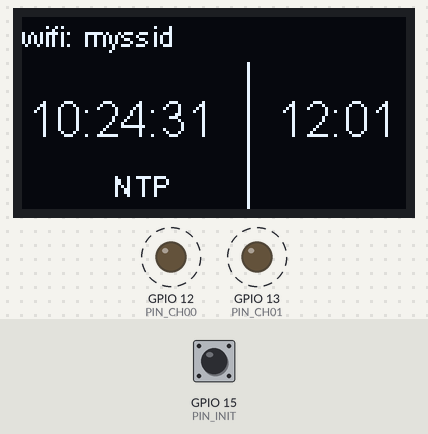
This sketch was run on a simulated ESP32. Parts: 128×64 one-colour display, output pins drawn as LEDs (lit = HIGH). Dashed ring = blinking. The inputs (shaded band) are chosen by the test bench; at power-on: GPIO 15 (PIN_INIT) HIGH. WiFi joins after 1.5 s; servers stay silent unless stated; the local clock reads 2024-03-15 10:24:30 at power-on unless the sketch sets it; random numbers use the default seed unless the sketch sets one; EEPROM starts erased.

Above: at 1.8 s.
At 14.2 s:
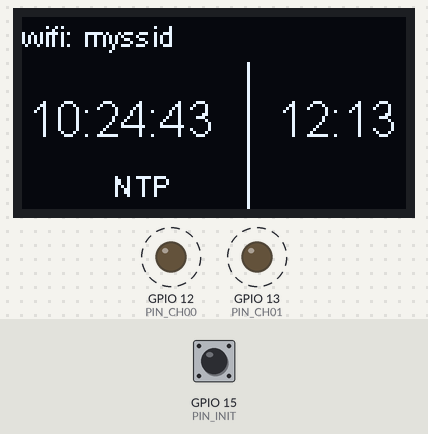
At 27.57 s:
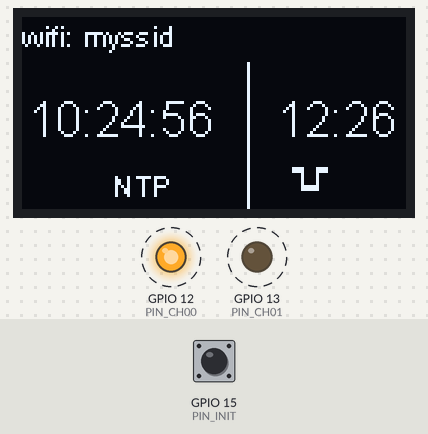
At 38.97 s:
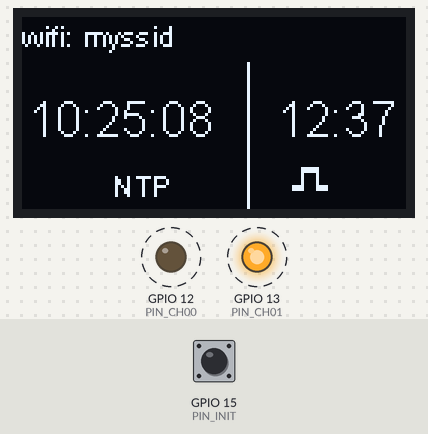
Timing chart, 0 to 40.0 s (numbered marks = the images above):
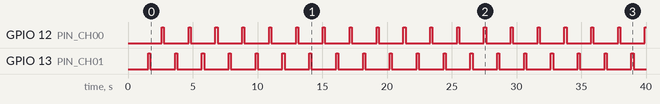

Measured:
- by itself, GPIO 12 (PIN_CH00), GPIO 13 (PIN_CH01): alternates HIGH for 0.16 s and LOW for 1.9 s
- what the display in image 0 shows lasts 0.9 s, from 1.7 s to 2.6 s

The sketch:

clock-controller.ino
```cpp
// (licence header left out)
#include <Preferences.h>
#include <WiFi.h>
#include <WiFiUdp.h>
#include <Timezone.h>    // https://github.com/JChristensen/Timezone
#include <TimeLib.h>     // https://playground.arduino.cc/Code/Time
#include "SSD1306Wire.h" // SSD1306 OLED: https://github.com/ThingPulse/esp8266-oled-ssd1306
#include "images.h"      // Include custom images

// WIFI configuration
#define WIFI_SSID "myssid"
#define WIFI_KEY  "mypass"

// NTP server name or IP, sync interval in seconds
static const char ntpServerName[] = "cz.pool.ntp.org";
#define NTP_SYNC_INTERVAL 300

// Screensaver to save OLED
#define SCREENSAVER_TIMER 600

// Time Zone (DST) settings, change to your country
TimeChangeRule CEST = { "CEST", Last, Sun, Mar, 2, 120 }; // Central European Summer Time
TimeChangeRule CET =  { "CET ", Last, Sun, Oct, 3, 60  }; // Central European Standard Time
Timezone ClockTZ(CEST, CET);

// motor controller CH0 pins
#define PIN_CH00 12
#define PIN_CH01 13
// button, using toch mode
#define PIN_INIT 15
#define TOUCH_THRESHOLD 5

// display configuration
#define DISP_I2C 0x3c
#define DISP_SDA 5
#define DISP_SCL 4

unsigned int localPort = 8888;
WiFiUDP udp;
static const char hname[] = "esp-clock-controller";

/*
    Slave clock configuration

    I been not able to find specification for this clock, so experimentally
    If impulse is > 200ms clock sometime fails to move the arrow on next switch

    IMPULSE_WAIT is used in the INIT mode and if slave catching up master
*/
#define IMPULSE_ON 150
#define IMPULSE_WAIT 850

// Initialize the OLED display using Wire library
SSD1306Wire display(DISP_I2C, DISP_SDA, DISP_SCL);

short state = 0;
int8_t show_impulse = 0;
time_t last_ntp_sync = 0;
time_t oled_activate = 0;
time_t last_t = 0;

char console_text[256];
Preferences preferences;

void setup() {
  /* Read slave clock state from the EEPROM using Preferences lib.
     We have 12 * 60 (720) possible values
     in the clock and also we need to keep last used polarity as a sign
     This mean that valid values are from -721 to +721 excluding 0
  */
  preferences.begin("clock", false);
  state = preferences.getShort("state", -1);
  log_i("Booting... Initial state is: %d", state);
  if (state < -721 || state > 721 || state == 0) {
    state = 1; // init clock on 12:00
    preferences.putShort("state", state);
  }

  pinMode(PIN_CH00, OUTPUT); // init GPIO to control clock motor
  pinMode(PIN_CH01, OUTPUT);

  display.init();
  display.flipScreenVertically();

  int initState = touchRead(PIN_INIT);


  // if init mode is on - state is set to 12:00 and pin must be unplugged when
  // slave is displaying this value
  if (initState <= TOUCH_THRESHOLD) {
    log_i("Clock init mode started");
    display.clear();
    display.setFont(ArialMT_Plain_16);
    display.drawStringMaxWidth(0, 0, 128,
                               "Init mode");
    display.setFont(ArialMT_Plain_10);

    display.drawStringMaxWidth(0, 18, 128,
                               "Set clock to 12:00 and unplug when ready");
    display.display();
    state = 1;
    while (initState > TOUCH_THRESHOLD) {
      if (state > 0) { // move clock arrow once a second, save last polarity
        state = 1;
        digitalWrite(PIN_CH00, HIGH);
        digitalWrite(PIN_CH01, LOW);
      } else {
        state = -1;
        digitalWrite(PIN_CH00, LOW);
        digitalWrite(PIN_CH01, HIGH);
      }
      // invert polarity on next run
      state = state * -1;
      delay(IMPULSE_ON);
      digitalWrite(PIN_CH00, LOW);
      digitalWrite(PIN_CH01, LOW);
      delay(IMPULSE_WAIT);
      preferences.putShort("state", state);
      initState = touchRead(PIN_INIT);
    }
    display.clear();
  }
  // workaround for the ESP32 SDK bug, see
  // https://github.com/espressif/arduino-esp32/issues/2537#issuecomment-508558849
  WiFi.config(INADDR_NONE, INADDR_NONE, INADDR_NONE);
  // set hostname
  WiFi.setHostname(hname);
  WiFi.onEvent(onWiFiEvent);
  WiFi.setAutoReconnect(true);
  WiFi.setSleep(false);
  // connect to wifi
  sprintf(console_text, "Connecting to wifi (%s)", WIFI_SSID);
  WiFi.begin(WIFI_SSID, WIFI_KEY);
  display.clear();
  display.setFont(ArialMT_Plain_10);
  display.drawStringMaxWidth(0, 0, 128,
                             console_text);
  display.display();
  unsigned long wifiStart = millis();
  while (WiFi.status() != WL_CONNECTED && millis() - wifiStart < 30000) {
    delay(10);
  }
  if (WiFi.status() != WL_CONNECTED) {
    log_w("WiFi connect timed out, retrying in loop");
  } else {
    log_i("Connected, IP address: %s", WiFi.localIP().toString().c_str());
  }

  log_i("Starting UDP...");
  udp.begin(localPort);
  log_i("Waiting for sync");
  display.drawStringMaxWidth(0, 10, 128,
                             "Waiting for NTP sync");
  display.display();
  setSyncProvider(getNtpTime);
  setSyncInterval(NTP_SYNC_INTERVAL); // sync with NTP
  unsigned long ntpStart = millis();
  while (timeStatus() == timeNotSet && millis() - ntpStart < 30000) {
    delay(10);
  }
  if (timeStatus() == timeNotSet) {
    log_w("NTP sync timed out, retrying in loop");
  }
  oled_activate = now();
  touchAttachInterrupt(PIN_INIT, buttonCallback, TOUCH_THRESHOLD);
  display.clear();
}

void onWiFiEvent(WiFiEvent_t event) {
  switch (event) {
    case ARDUINO_EVENT_WIFI_STA_DISCONNECTED:
      log_i("WiFi lost, reconnecting...");
      WiFi.reconnect();
      break;
    case ARDUINO_EVENT_WIFI_STA_GOT_IP:
      log_i("WiFi connected, IP: %s", WiFi.localIP().toString().c_str());
      break;
    default:
      break;
  }
}

void buttonCallback() {
  // disable screensaver if active and update screen
  if(now() - oled_activate > SCREENSAVER_TIMER) {
    last_t = 0;
    oled_activate = now();
  }
}
/*-------- Move arrow and update state ----------*/

void fixState(short curr_state) {
  char buf[16], buf2[16];
  log_i("changing state from %d [%s] to %d [%s])", state, formatState(abs(state), buf, 16), curr_state, formatState(curr_state, buf2, 16));
  // The slave motor can only advance forward. If the clock is up to 5 minutes
  // ahead of NTP, do nothing and let real time catch up instead of a 12h rewind.
  if (abs(state) > curr_state && (abs(state) - curr_state) <= 5) {
    log_i("Clock is ahead of NTP for %d minutes, ignoring", (int)(abs(state) - curr_state));
    return;
  }
  if (state > 0) {
    state++;
    if (state >= 721) state = 1;
    show_impulse = 1;
    digitalWrite(PIN_CH00, HIGH);
    digitalWrite(PIN_CH01, LOW);
  } else {
    state--;
    if (state <= -721) state = -1;
    show_impulse = -1;
    digitalWrite(PIN_CH00, LOW);
    digitalWrite(PIN_CH01, HIGH);
  }
  updateScreen();
  // invert polarity on the next run
  state = state * -1;
  delay(IMPULSE_ON);
  digitalWrite(PIN_CH00, LOW);
  digitalWrite(PIN_CH01, LOW);
  show_impulse = 0;
  updateScreen();
  preferences.putShort("state", state);
}

// convert state variable to the human-readable format
char * formatState(int mystate, char * buf, int bufsize) {
  mystate--;
  snprintf(buf, bufsize, "%2d:%02d", (mystate / 60) ? mystate / 60 : 12, mystate - (mystate / 60) * 60);
  return buf;
}

void updateScreen() {
  char buf[16];
  char wifi[32];
  char timenow[16];
  display.clear();
  time_t utc = now();

  // screensaver activated
  if(utc - oled_activate > SCREENSAVER_TIMER) {
    // draw random pixel
    display.setPixel(random(display.getWidth()),random(display.getHeight()));
    delay(25);
    display.setBrightness(100);
    display.display();
    return;
  }
  display.setBrightness(255);

  display.setFont(ArialMT_Plain_10);
  if (WiFi.status() != WL_CONNECTED) {
    strcpy(wifi, "wifi: n/a");
    oled_activate = now(); // turn on screen if wifi is n/a
  } else {
    snprintf(wifi, sizeof(wifi), "wifi: %s", WiFi.SSID().c_str());
  }
  display.drawStringMaxWidth(0, 0, 128, wifi);

  time_t local_t = ClockTZ.toLocal(utc);
  // show NTP time
  snprintf(timenow, sizeof(timenow), "%d:%02d:%02d", hour(local_t), minute(local_t), second(local_t));
  display.setFont(ArialMT_Plain_16);
  display.drawString(2, 25, timenow);
  display.drawLine(75, 15, 75, display.getHeight());
  char * statenow = formatState(abs(state), buf, 16);
  // show state of the slave clock
  display.drawString(85, 25, statenow);
  // show DST if active
  if (ClockTZ.locIsDST(local_t)) {
    display.setFont(ArialMT_Plain_10);
    display.drawString(2, 50, "DST");
  }
  // show NTP status text if we had any reply in the sync interval*1.5
  if (utc - last_ntp_sync < NTP_SYNC_INTERVAL * 1.5) {
    display.setFont(ArialMT_Plain_10);
    display.drawString(30, 50, "NTP");
  } else { // turn on screen of NTP is missing
    oled_activate = now();
  }

  if (show_impulse) {
    if (show_impulse > 0) display.drawXbm(90, 50, 16, 8, polarity_a);
    if (show_impulse < 0) display.drawXbm(90, 50, 16, 8, polarity_b);
  }

  display.display();
}

/*-------- Main loop ----------*/
void loop() {
  static unsigned long wifi_lost_at = 0;
  if (WiFi.status() != WL_CONNECTED) {
    if (wifi_lost_at == 0) {
      wifi_lost_at = millis();
    } else if (millis() - wifi_lost_at > 30000) {
      log_i("WiFi stuck, forcing reconnect");
      WiFi.disconnect();
      delay(100);
      WiFi.begin(WIFI_SSID, WIFI_KEY);
      wifi_lost_at = millis();
    }
  } else {
    wifi_lost_at = 0;
  }

  time_t utc = now();
  time_t local_t = ClockTZ.toLocal(utc);
  int hour_12 = hour(local_t);
  if (hour_12 >= 12) hour_12 -= 12;
  // current 12h time in minutes, starting from 1
  short curr_state = hour_12 * 60 + minute(local_t) + 1;

  if (timeStatus() != timeNotSet && curr_state != abs(state)) {
    fixState(curr_state);
    delay(IMPULSE_WAIT); // cool down device :)
  }
  if (utc != last_t) { // update screen
    updateScreen();
    last_t = now();
  }
}

/*-------- NTP code ----------*/

const int NTP_PACKET_SIZE = 48; // NTP time is in the first 48 bytes of message
byte packetBuffer[NTP_PACKET_SIZE]; //buffer to hold incoming & outgoing packets

time_t getNtpTime() {
  IPAddress ntpServerIP; // NTP server's ip address

  while (udp.parsePacket() > 0); // discard any previously received packets
  log_i("Transmit NTP Request");
  // get a random server from the pool
  if (!WiFi.hostByName(ntpServerName, ntpServerIP)) {
    log_w("DNS lookup for %s failed", ntpServerName);
    return 0;
  }
  log_i("%s:%s", ntpServerName, ntpServerIP.toString().c_str());
  sendNTPpacket(ntpServerIP);
  uint32_t beginWait = millis();
  while (millis() - beginWait < 1500) {
    int size = udp.parsePacket();
    if (size >= NTP_PACKET_SIZE) {
      log_i("Receive NTP Response");
      udp.read(packetBuffer, NTP_PACKET_SIZE); // read packet into the buffer
      unsigned long secsSince1900;
      // convert four bytes starting at location 40 to a long integer
      secsSince1900 = (unsigned long) packetBuffer[40] << 24;
      secsSince1900 |= (unsigned long) packetBuffer[41] << 16;
      secsSince1900 |= (unsigned long) packetBuffer[42] << 8;
      secsSince1900 |= (unsigned long) packetBuffer[43];
      last_ntp_sync = secsSince1900 - 2208988800UL;
      return secsSince1900 - 2208988800UL;
    }
  }
  log_i("No NTP Response :-(");
  return 0; // return 0 if unable to get the time
}

// send an NTP request to the time server at the given address
void sendNTPpacket(IPAddress & address) {
  // set all bytes in the buffer to 0
  memset(packetBuffer, 0, NTP_PACKET_SIZE);
  // Initialize values needed to form NTP request
  // (see URL above for details on the packets)
  packetBuffer[0] = 0b11100011; // LI, Version, Mode
  packetBuffer[1] = 0; // Stratum, or type of clock
  packetBuffer[2] = 6; // Polling Interval
  packetBuffer[3] = 0xEC; // Peer Clock Precision
  // 8 bytes of zero for Root Delay & Root Dispersion
  packetBuffer[12] = 49;
  packetBuffer[13] = 0x4E;
  packetBuffer[14] = 49;
  packetBuffer[15] = 52;
  // all NTP fields have been given values, now
  // you can send a packet requesting a timestamp:
  udp.beginPacket(address, 123); //NTP requests are to port 123
  udp.write(packetBuffer, NTP_PACKET_SIZE);
  udp.endPacket();
}
```

images.h
```cpp
const uint8_t  polarity_a[] = {
  0x0F, 0x0F, 0x0F, 0x0F, 0x08, 0x01, 0x08, 0x01, 0x08, 0x01, 0x08, 0x01,
  0xF8, 0x01, 0xF8, 0x01,
};

const uint8_t  polarity_b[] =  {
  0xF8, 0x01, 0xF8, 0x01, 0x08, 0x01, 0x08, 0x01, 0x08, 0x01, 0x08, 0x01,
  0x0F, 0x0F, 0x0F, 0x0F,
};
```
